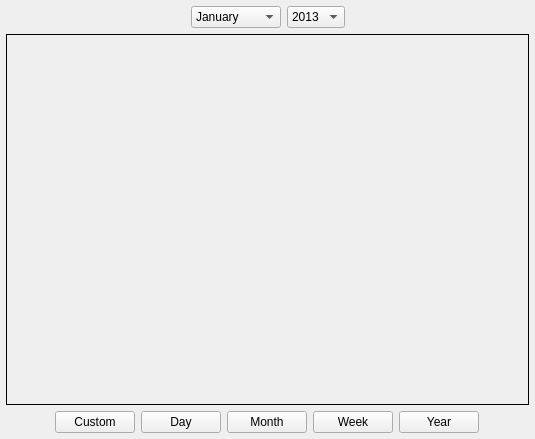
<?xml version="1.0" encoding="UTF-8"?>
<ui version="4.0">
 <class>GoalCalendar</class>
 <widget class="QWidget" name="GoalCalendar">
  <property name="geometry">
   <rect>
    <x>0</x>
    <y>0</y>
    <width>535</width>
    <height>439</height>
   </rect>
  </property>
  <property name="windowTitle">
   <string>Form</string>
  </property>
  <layout class="QVBoxLayout" name="verticalLayout">
   <property name="leftMargin">
    <number>6</number>
   </property>
   <property name="topMargin">
    <number>6</number>
   </property>
   <property name="rightMargin">
    <number>6</number>
   </property>
   <property name="bottomMargin">
    <number>6</number>
   </property>
   <item>
    <widget class="QWidget" name="widget" native="true">
     <layout class="QHBoxLayout" name="horizontalLayout">
      <property name="leftMargin">
       <number>0</number>
      </property>
      <property name="topMargin">
       <number>0</number>
      </property>
      <property name="rightMargin">
       <number>0</number>
      </property>
      <property name="bottomMargin">
       <number>0</number>
      </property>
      <item>
       <spacer name="horizontalSpacer">
        <property name="orientation">
         <enum>Qt::Horizontal</enum>
        </property>
        <property name="sizeHint" stdset="0">
         <size>
          <width>181</width>
          <height>20</height>
         </size>
        </property>
       </spacer>
      </item>
      <item>
       <widget class="QComboBox" name="month_ComboBox">
        <item>
         <property name="text">
          <string>January</string>
         </property>
        </item>
        <item>
         <property name="text">
          <string>February</string>
         </property>
        </item>
        <item>
         <property name="text">
          <string>March</string>
         </property>
        </item>
        <item>
         <property name="text">
          <string>April</string>
         </property>
        </item>
        <item>
         <property name="text">
          <string>May</string>
         </property>
        </item>
        <item>
         <property name="text">
          <string>June</string>
         </property>
        </item>
        <item>
         <property name="text">
          <string>July</string>
         </property>
        </item>
        <item>
         <property name="text">
          <string>August</string>
         </property>
        </item>
        <item>
         <property name="text">
          <string>September</string>
         </property>
        </item>
        <item>
         <property name="text">
          <string>October</string>
         </property>
        </item>
        <item>
         <property name="text">
          <string>November</string>
         </property>
        </item>
        <item>
         <property name="text">
          <string>December</string>
         </property>
        </item>
       </widget>
      </item>
      <item>
       <widget class="QComboBox" name="year_ComboBox">
        <item>
         <property name="text">
          <string>2013</string>
         </property>
        </item>
        <item>
         <property name="text">
          <string>2014</string>
         </property>
        </item>
        <item>
         <property name="text">
          <string>2015</string>
         </property>
        </item>
        <item>
         <property name="text">
          <string>2016</string>
         </property>
        </item>
        <item>
         <property name="text">
          <string>2017</string>
         </property>
        </item>
        <item>
         <property name="text">
          <string>2018</string>
         </property>
        </item>
       </widget>
      </item>
      <item>
       <spacer name="horizontalSpacer_2">
        <property name="orientation">
         <enum>Qt::Horizontal</enum>
        </property>
        <property name="sizeHint" stdset="0">
         <size>
          <width>180</width>
          <height>20</height>
         </size>
        </property>
       </spacer>
      </item>
     </layout>
    </widget>
   </item>
   <item>
    <widget class="QFrame" name="widget_2">
     <property name="sizePolicy">
      <sizepolicy hsizetype="Expanding" vsizetype="Expanding">
       <horstretch>0</horstretch>
       <verstretch>0</verstretch>
      </sizepolicy>
     </property>
     <property name="frameShape">
      <enum>QFrame::Box</enum>
     </property>
     <layout class="QHBoxLayout" name="horizontalLayout_2">
      <property name="leftMargin">
       <number>0</number>
      </property>
      <property name="topMargin">
       <number>0</number>
      </property>
      <property name="rightMargin">
       <number>0</number>
      </property>
      <property name="bottomMargin">
       <number>0</number>
      </property>
      <item>
       <widget class="UI::CalendarMonth" name="calendarMonth" native="true"/>
      </item>
     </layout>
    </widget>
   </item>
   <item>
    <widget class="QWidget" name="widget_3" native="true">
     <layout class="QHBoxLayout" name="horizontalLayout_3">
      <property name="leftMargin">
       <number>0</number>
      </property>
      <property name="topMargin">
       <number>0</number>
      </property>
      <property name="rightMargin">
       <number>0</number>
      </property>
      <property name="bottomMargin">
       <number>0</number>
      </property>
      <item>
       <spacer name="horizontalSpacer_3">
        <property name="orientation">
         <enum>Qt::Horizontal</enum>
        </property>
        <property name="sizeHint" stdset="0">
         <size>
          <width>53</width>
          <height>20</height>
         </size>
        </property>
       </spacer>
      </item>
      <item>
       <widget class="QPushButton" name="btn_CustomGoal">
        <property name="text">
         <string>Custom</string>
        </property>
       </widget>
      </item>
      <item>
       <widget class="QPushButton" name="btn_DayGoal">
        <property name="text">
         <string>Day</string>
        </property>
       </widget>
      </item>
      <item>
       <widget class="QPushButton" name="btn_MonthGoal">
        <property name="text">
         <string>Month</string>
        </property>
       </widget>
      </item>
      <item>
       <widget class="QPushButton" name="btn_WeekGoal">
        <property name="text">
         <string>Week</string>
        </property>
       </widget>
      </item>
      <item>
       <widget class="QPushButton" name="btn_YearGoal">
        <property name="text">
         <string>Year</string>
        </property>
       </widget>
      </item>
      <item>
       <spacer name="horizontalSpacer_4">
        <property name="orientation">
         <enum>Qt::Horizontal</enum>
        </property>
        <property name="sizeHint" stdset="0">
         <size>
          <width>53</width>
          <height>20</height>
         </size>
        </property>
       </spacer>
      </item>
     </layout>
    </widget>
   </item>
  </layout>
 </widget>
 <customwidgets>
  <customwidget>
   <class>UI::CalendarMonth</class>
   <extends>QWidget</extends>
   <header location="global">calendarmonth.h</header>
   <container>1</container>
  </customwidget>
 </customwidgets>
 <resources/>
 <connections/>
</ui>
